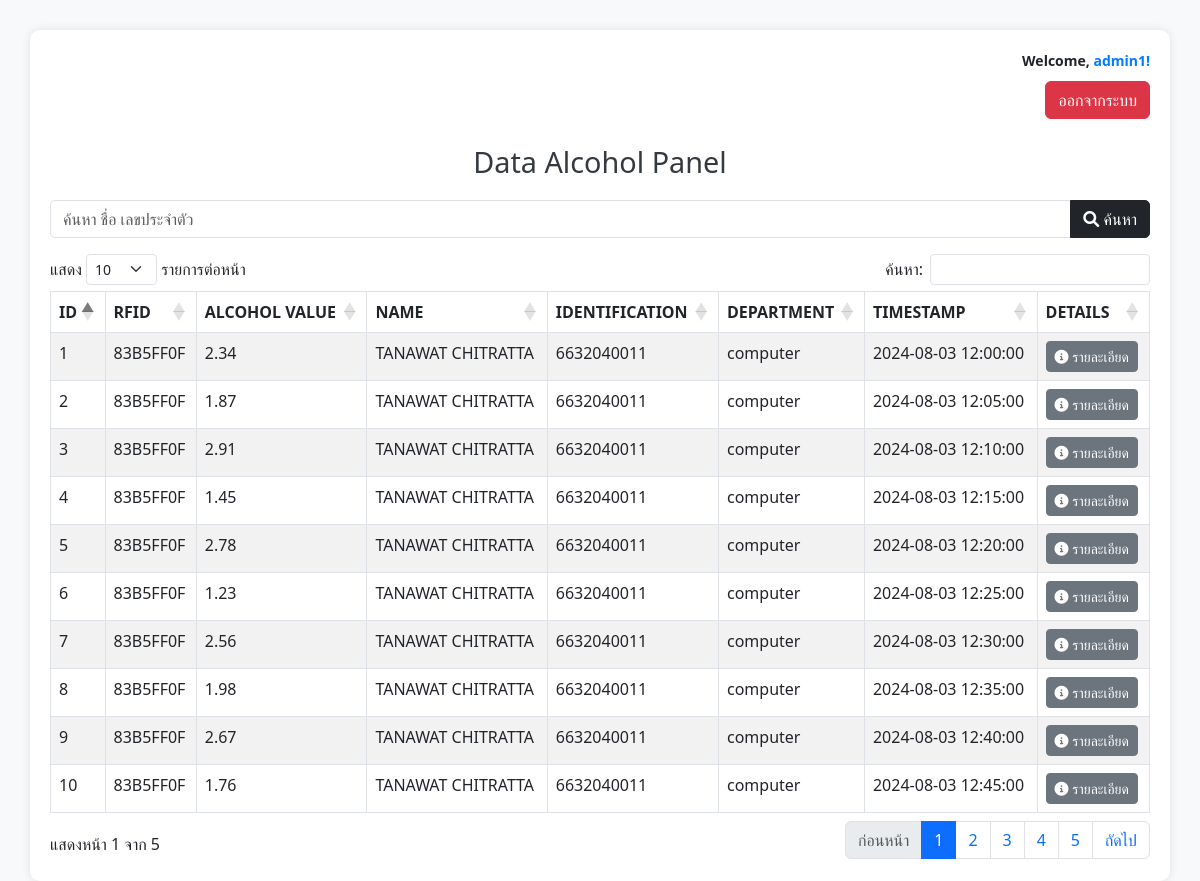
The app's page /sensor_db/index.php (signed in) with its own data.
### tables this page shows
CREATE TABLE `alcohol` (
  `id` int(11) NOT NULL,
  `rfid` varchar(255) NOT NULL,
  `created_at` datetime NOT NULL DEFAULT current_timestamp(),
  `updated_at` datetime NOT NULL DEFAULT current_timestamp() ON UPDATE current_timestamp(),
  `alcoholvalue` float NOT NULL
);

CREATE TABLE `users` (
  `rfid` varchar(255) NOT NULL,
  `name` varchar(255) NOT NULL,
  `identification` varchar(255) NOT NULL,
  `username` varchar(255) NOT NULL,
  `password` varchar(255) NOT NULL,
  `department` varchar(255) NOT NULL,
  `email` varchar(255) NOT NULL,
  `admin` tinyint(1) DEFAULT 0,
  `created_at` datetime NOT NULL DEFAULT current_timestamp(),
  `updated_at` datetime NOT NULL DEFAULT current_timestamp() ON UPDATE current_timestamp()
);

### sensor_db/index.php (the view, shortened to what this page needs)
<?php
include_once "../db.php";
$sql = "SELECT alcohol.id, alcohol.rfid, alcohol.alcoholvalue, users.name, users.identification, users.department, alcohol.created_at, alcohol.updated_at
        FROM alcohol
        INNER JOIN users ON alcohol.rfid = users.rfid";
$alcohol_result = $conn->query($sql);
?>
<!DOCTYPE html>
<html lang="en">
<head>
    <link href="https://cdn.jsdelivr.net/npm/bootstrap@5.3.0-alpha1/dist/css/bootstrap.min.css" rel="stylesheet">
    <link rel="stylesheet" href="https://cdn.datatables.net/1.11.5/css/dataTables.bootstrap5.min.css">
    <link rel="stylesheet" href="https://cdnjs.cloudflare.com/ajax/libs/font-awesome/6.0.0-beta3/css/all.min.css">
</head>
<body>
<div class="container">
    <div class="row mb-3">
        <div class="col-12 text-end">
            <?php if (isset($_SESSION['username'])): ?>
                <p class="user-welcome">Welcome, <span class="username"><?php echo $_SESSION['username']; ?>!</span></p>
            <?php endif; ?>
            <a href="../logout.php" class="btn btn-danger btn-logout">ออกจากระบบ</a>
        </div>
    </div>
    <h1><i class=""></i> Data Alcohol Panel </h1>
    <div class="input-group mb-3">
        <input type="text" class="form-control" placeholder="ค้นหา ชื่อ เลขประจำตัว" id="searchInput">
        <button class="btn btn-dark" type="button" id="searchButton">
            <i class="fas fa-search"></i> ค้นหา
        </button>
    </div>
    <table id="alcoholTable" class="table table-striped table-bordered">
            <thead>
                <tr>
                    <th scope="col">ID</th>
                    <th scope="col">RFID</th>
                    <th scope="col">ALCOHOL VALUE</th>
                    <th scope="col">NAME</th>
                    <th scope="col">IDENTIFICATION</th>
                    <th scope="col">DEPARTMENT</th>
                    <th scope="col">TIMESTAMP</th>
                    <th scope="col">DETAILS</th>
                </tr>
            </thead>
                <tbody>
                <?php while ($row = $alcohol_result->fetch_assoc()): ?>
                    <tr class="<?php echo $row['alcoholvalue'] > 20 ? 'high-alcohol' : 'low-alcohol'; ?>">
                            <td><?php echo htmlspecialchars($row["id"]); ?></td>
                            <td><?php echo htmlspecialchars($row["rfid"]); ?></td>
                            <td><?php echo htmlspecialchars($row["alcoholvalue"]); ?></td>
                            <td><?php echo htmlspecialchars($row["name"]); ?></td>
                            <td><?php echo htmlspecialchars($row["identification"]); ?></td>
                            <td><?php echo htmlspecialchars($row["department"]); ?></td>
                            <td><?php echo htmlspecialchars($row["updated_at"]); ?></td>
                            <td>
                                <button type="button" class="btn btn-sm btn-secondary" data-bs-toggle="modal" data-bs-target="#modalDetails<?php echo $row["id"]; ?>">
                                    <i class="fas fa-info-circle"></i> รายละเอียด
                                </button>
                            </td>
                        </tr>
                    <?php endwhile; ?>
                </tbody>
            </table>
        </div>
</body>
</html>

### sensor_db/index.php (style rules this page uses)
body { background-color: #f8f9fa; }
.container { background-color: #fff; border-radius: 10px; box-shadow: 0 0 10px rgba(0, 0, 0, 0.1); padding: 20px; margin-top: 30px; }
h1 { color: #343a40; margin-bottom: 20px; font-size: 1.8rem; text-align: center; }
.low-alcohol { background-color: #d4edda; }
.input-group { margin-bottom: 15px; width: 100%; }
#searchInput { border-radius: 5px 0 0 5px; }
#searchButton { border-radius: 0 5px 5px 0; }
.btn-logout { position: relative; top: 0; right: 0; margin-bottom: 10px; }
.user-welcome { font-size: 14px; margin-bottom: 10px; font-weight: 600; }
.username { color: #007bff; }

### records on screen
alcohol: id "1", rfid "83B5FF0F", alcoholvalue "2.34", rfid.name "TANAWAT CHITRATTA", rfid.identification "6632040011", rfid.department "computer", updated_at "2024-08-03 12:00:00"
alcohol: id "2", rfid "83B5FF0F", alcoholvalue "1.87", rfid.name "TANAWAT CHITRATTA", rfid.identification "6632040011", rfid.department "computer", updated_at "2024-08-03 12:05:00"
alcohol: id "3", rfid "83B5FF0F", alcoholvalue "2.91", rfid.name "TANAWAT CHITRATTA", rfid.identification "6632040011", rfid.department "computer", updated_at "2024-08-03 12:10:00"
alcohol: id "4", rfid "83B5FF0F", alcoholvalue "1.45", rfid.name "TANAWAT CHITRATTA", rfid.identification "6632040011", rfid.department "computer", updated_at "2024-08-03 12:15:00"
alcohol: id "5", rfid "83B5FF0F", alcoholvalue "2.78", rfid.name "TANAWAT CHITRATTA", rfid.identification "6632040011", rfid.department "computer", updated_at "2024-08-03 12:20:00"
alcohol: id "6", rfid "83B5FF0F", alcoholvalue "1.23", rfid.name "TANAWAT CHITRATTA", rfid.identification "6632040011", rfid.department "computer", updated_at "2024-08-03 12:25:00"
alcohol: id "7", rfid "83B5FF0F", alcoholvalue "2.56", rfid.name "TANAWAT CHITRATTA", rfid.identification "6632040011", rfid.department "computer", updated_at "2024-08-03 12:30:00"
alcohol: id "8", rfid "83B5FF0F", alcoholvalue "1.98", rfid.name "TANAWAT CHITRATTA", rfid.identification "6632040011", rfid.department "computer", updated_at "2024-08-03 12:35:00"
alcohol: id "9", rfid "83B5FF0F", alcoholvalue "2.67", rfid.name "TANAWAT CHITRATTA", rfid.identification "6632040011", rfid.department "computer", updated_at "2024-08-03 12:40:00"
alcohol: id "10", rfid "83B5FF0F", alcoholvalue "1.76", rfid.name "TANAWAT CHITRATTA", rfid.identification "6632040011", rfid.department "computer", updated_at "2024-08-03 12:45:00"

### other values on screen
$_SESSION['username'] "admin1"
